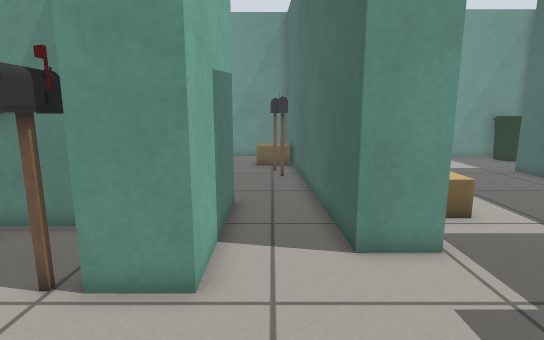
[1] (above)

23 first-person views from a walk through a robot-simulator world made for Gazebo. The camera is 0.79 m above the floor, tilts 10° down and sees 80° across. Floor lines are 1 m apart. The floor is counted in squares, 0.25 m on a side. Each view is taken from the middle of a square. On the plan, view 1 faces up. The plan holds only what a view shows up to about 20 squares ahead; the rest is blank.

[2]
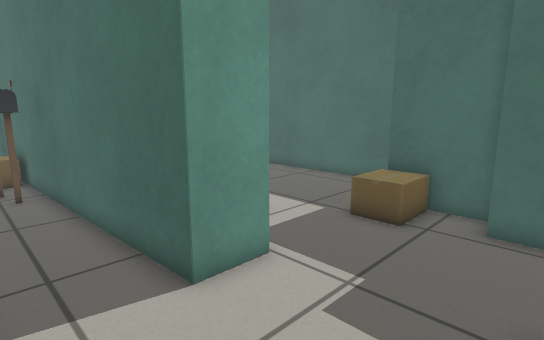

[3]
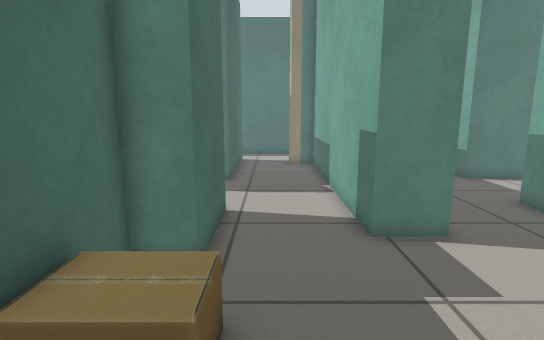

[4]
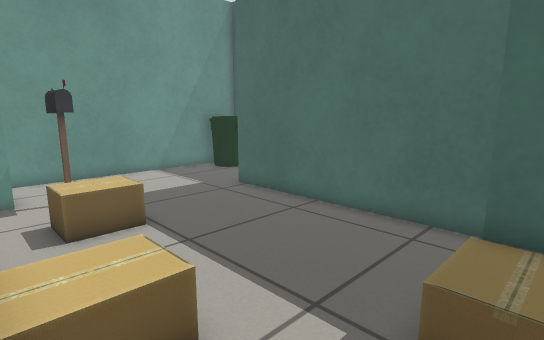

[5]
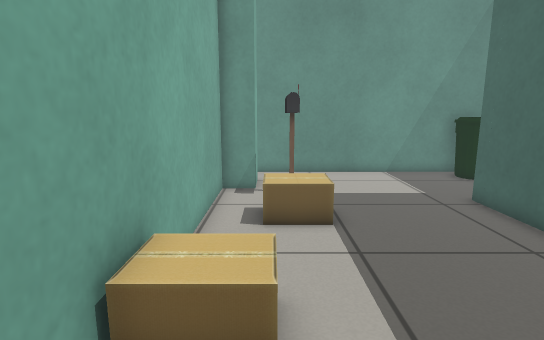

[6]
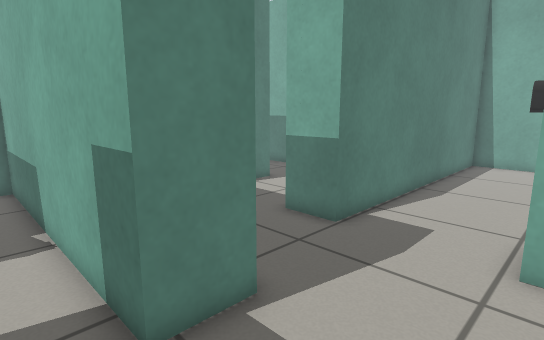

[7]
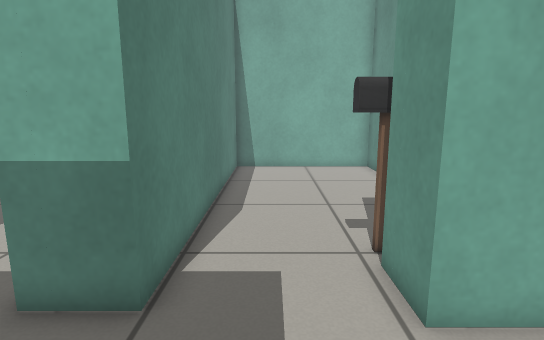

[8]
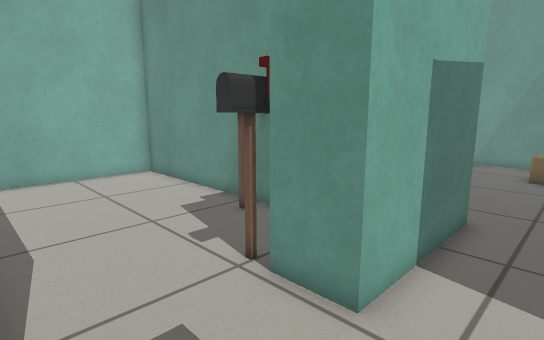

[9]
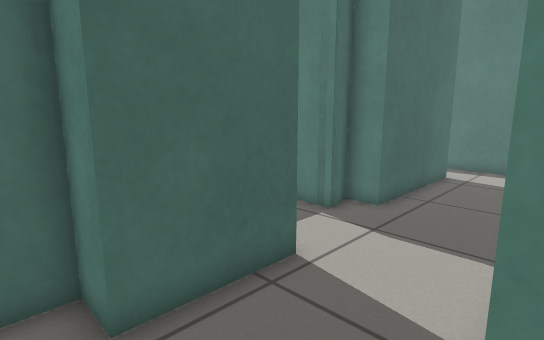

[10]
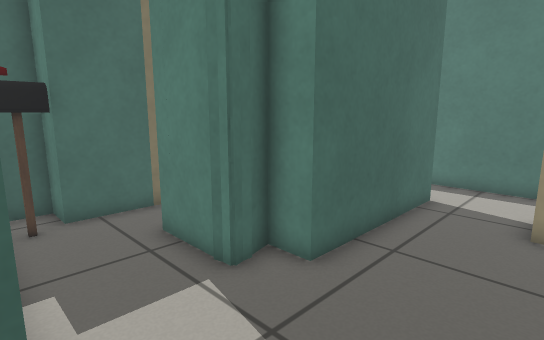

[11]
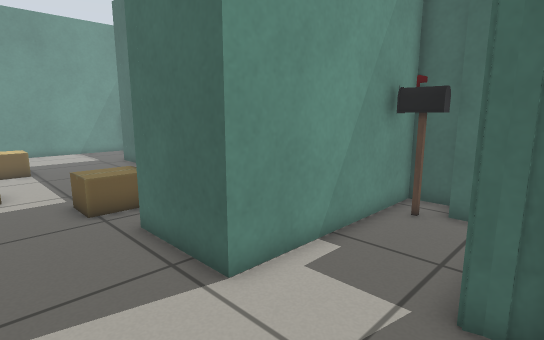

[12]
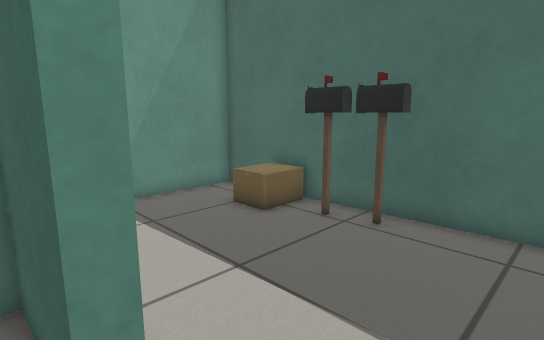

[13]
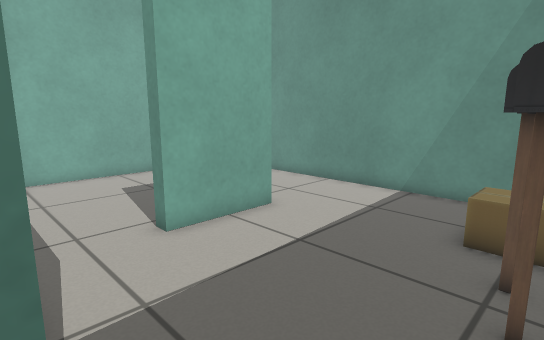

[14]
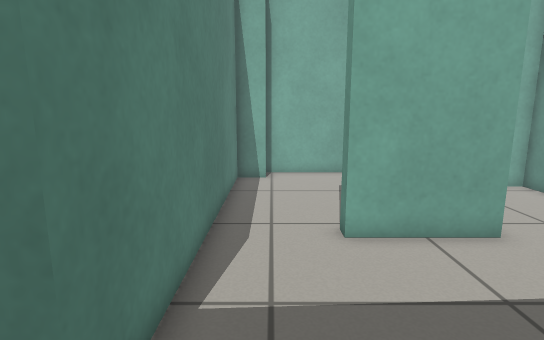

[15]
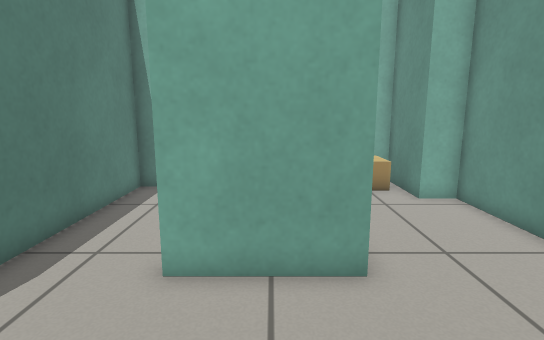

[16]
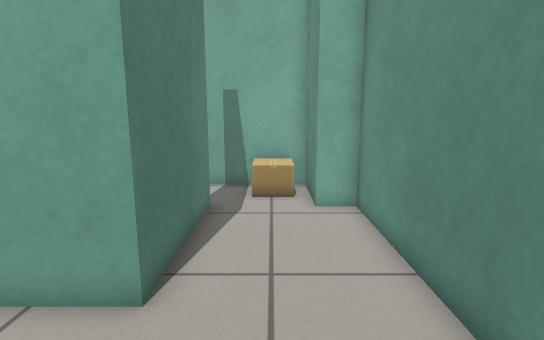

[17]
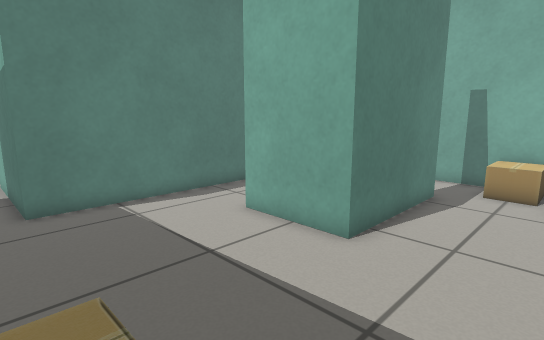

[18]
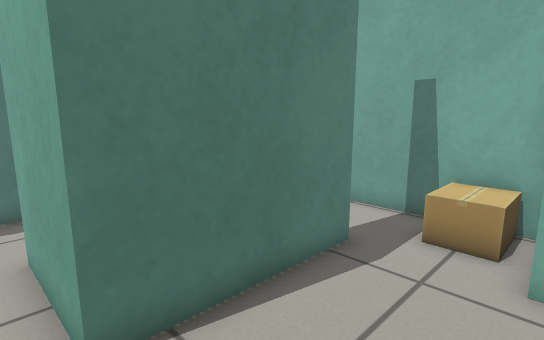

[19]
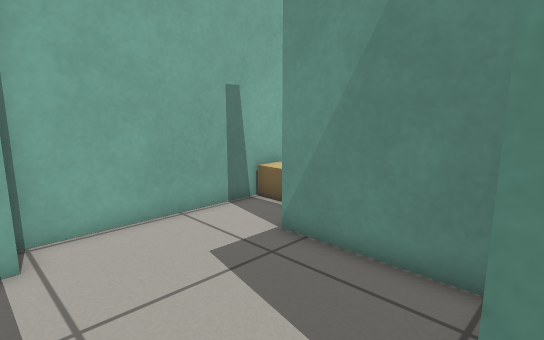

[20]
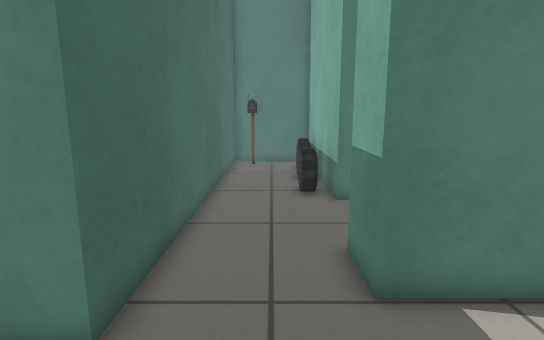

[21]
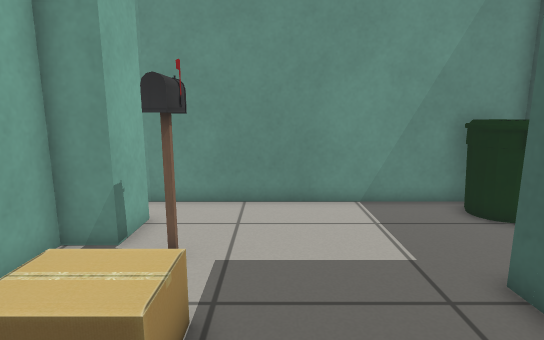

[22]
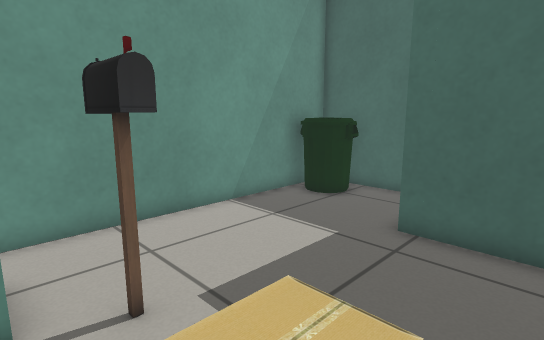

[23]
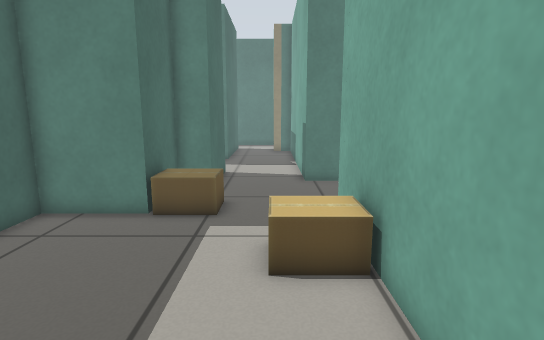

### Floor plan
Ten units are one square. View 1 is at (0, 0); x grows to the right and y downward. Boxes are objects, and circles mark ways between rooms. Rooms are numbered by the first view taken in them; rooms with no view inside come last. Other rooms are left out.
<svg viewBox="-170 -244 352 400">
<path fill="none" stroke="#000" d="M100 39 131 39M99 45 99 40M24 25 22 -15M24 -14 24 -21 44 -21 44 99 59 99M155 49 155 21 169 21 169 3 85 3 85 -37 99 -37 99 -71M-18 -9 -18 11M39 -70 19 -70M90 122 90 52 103 52 100 39 107 38M62 151 100 151M99 -71 133 -71 133 -176M53 -215 53 -194 39 -194 39 -70M177 -193 177 -233 46 -233M-75 -149 -75 -183 -130 -183M-147 -127 -147 -113 -75 -113M-161 -176 -161 -126M-75 -113 -13 -113 -13 -53M-130 -189 -69 -189 -69 -149 -75 -149M19 -70 11 -239 -128 -239 -128 -225M-54 -87 -161 -87 -161 -9 -18 -9M-13 -53 -34 -53M-128 -225 -161 -225 -161 -176"/>
<rect x="75" y="-75" width="20" height="20" fill="#bbb"><title>cardboard box</title></rect>
<rect x="145" y="5" width="10" height="20" fill="#bbb"><title>postbox</title></rect>
<rect x="45" y="-115" width="20" height="30" fill="#bbb"><title>cardboard box</title></rect>
<rect x="55" y="-165" width="30" height="20" fill="#bbb"><title>cardboard box</title></rect>
<rect x="65" y="-205" width="10" height="30" fill="#bbb"><title>postbox</title></rect>
<rect x="145" y="-235" width="30" height="30" fill="#bbb"><title>bin</title></rect>
<rect x="-15" y="-215" width="30" height="30" fill="#bbb"><title>cardboard box</title></rect>
<rect x="-5" y="-175" width="20" height="20" fill="#bbb"><title>postbox</title></rect>
<rect x="-5" y="-185" width="10" height="20" fill="#bbb"><title>postbox</title></rect>
<rect x="-75" y="-85" width="10" height="20" fill="#bbb"><title>postbox</title></rect>
<rect x="-45" y="-65" width="10" height="20" fill="#bbb"><title>postbox</title></rect>
<rect x="-165" y="-225" width="30" height="30" fill="#bbb"><title>cardboard box</title></rect>
<circle cx="70" cy="-70" r="3" fill="#2a7"/>
<circle cx="5" cy="-65" r="3" fill="#2a7"/>
<circle cx="-25" cy="-30" r="3" fill="#2a7"/>
<circle cx="-70" cy="-130" r="3" fill="#2a7"/>
<circle cx="-145" cy="-185" r="3" fill="#2a7"/>
<circle cx="-130" cy="-205" r="3" fill="#2a7"/>
<text x="70" y="20">1</text>
<text x="100" y="-150">2</text>
<text x="-110" y="-150">3</text>
<text x="-40" y="-170">4</text>
<text x="-90" y="-50">5</text>
<text x="-140" y="-200">6</text>
</svg>
Room 1 opens to room 2. Room 1 opens to room 4. Room 1 opens to room 5. Room 3 opens to room 4. Room 3 opens to room 6. Room 4 opens to room 6.

Where each view was taken, in squares from view 1:
view 1: 0 up, 0 right, facing up
view 2: 2 up, 1 left, facing up-right
view 3: 10 up, 7 right, facing down
view 4: 6 up, 4 right, facing up-right
view 5: 6 up, 6 right, facing up
view 6: 6 up, 6 right, facing down-left
view 7: 3 up, 3 right, facing left
view 8: 1 up, 1 right, facing up-left
view 9: 5 up, 4 right, facing down-right
view 10: 0 up, 5 right, facing down-right
view 11: 5 down, 5 right, facing up-right
view 12: 12 up, 8 left, facing up-right
view 13: 11 up, 1 right, facing up-left
view 14: 13 up, 1 right, facing left
view 15: 17 up, 1 left, facing left
view 16: 21 up, 2 left, facing left
view 17: 23 up, 0 right, facing down-left
view 18: 23 up, 6 left, facing down-left
view 19: 12 up, 7 left, facing up-left
view 20: 6 up, 0 right, facing down
view 21: 12 up, 9 right, facing up
view 22: 14 up, 5 right, facing up-right
view 23: 17 up, 6 right, facing down
